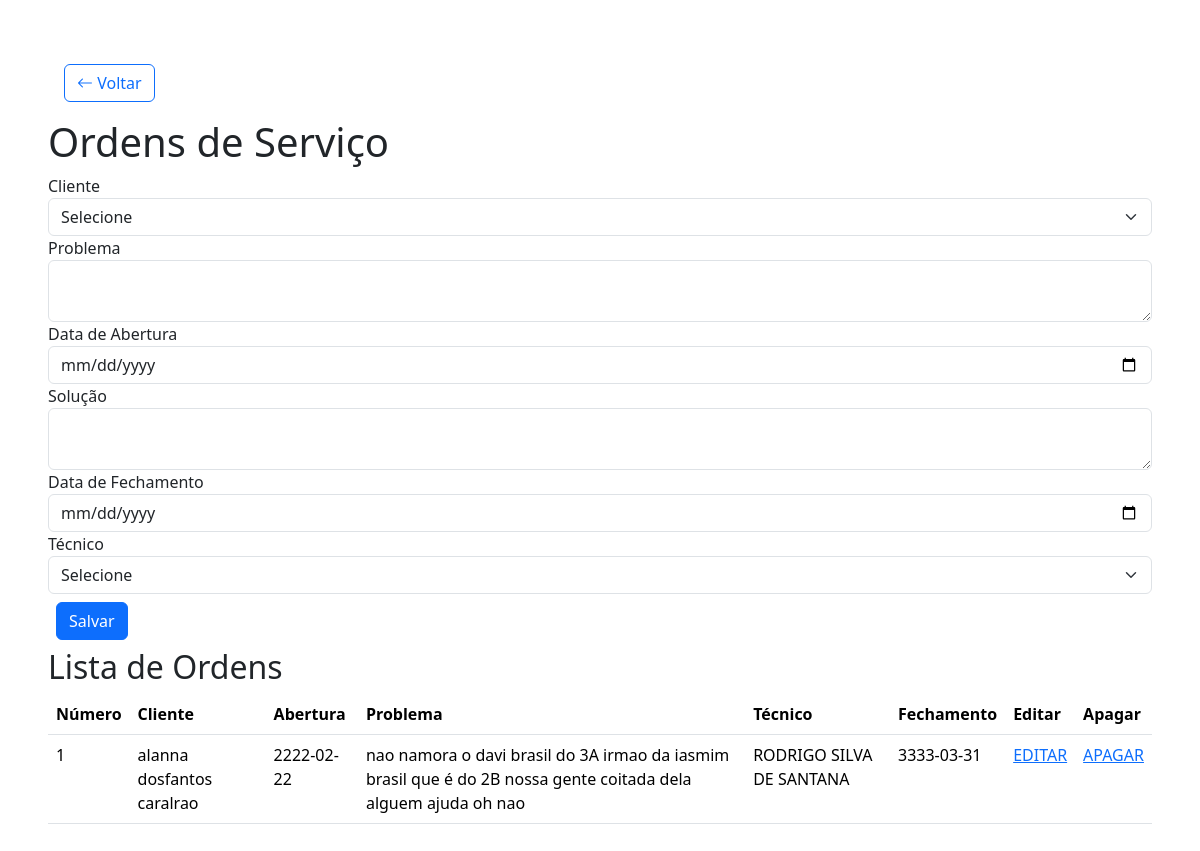
The page /ordem_servico.php on the database its author committed.
### tables this page shows
CREATE TABLE ordem_servico (numero INTEGER PRIMARY KEY AUTOINCREMENT, problema VARCHAR(50), solucao_problema VARCHAR(50), data_abertura DATE, data_fechamento INT, cliente_cpf INT, tecnico_matricula INT, FOREIGN KEY (cliente_cpf) REFERENCES CLIENTE(cliente_cpf), FOREIGN KEY (tecnico_matricula) REFERENCES TECNICO (tecnico_matricula));

CREATE TABLE cliente (cliente_cpf INT, nome VARCHAR(50), endereco VARCHAR(50), telefone CHAR(13));

CREATE TABLE tecnico (tecnico_matricula INT, nome VARCHAR(50), endereco VARCHAR(50), telefone CHAR(13), nivel_escolaridade VARCHAR(50));

### ordem_servico.php (the view, shortened to what this page needs)
<?php
include "conecta.php";
$numero = $problema = $solucao = $data_abertura = $data_fechamento = $cliente_cpf = $tecnico_matricula = "";
?>
<!DOCTYPE html>
<html>
<head>
    <link href="https://cdn.jsdelivr.net/npm/bootstrap@5.3.3/dist/css/bootstrap.min.css" rel="stylesheet">
    <link href="https://cdn.jsdelivr.net/npm/bootstrap-icons@1.11.3/font/bootstrap-icons.css" rel="stylesheet">
</head>
<body class="m-5">
    <a href="index.php" class="btn btn-outline-primary m-3"">
      <i class="bi bi-arrow-left"></i> Voltar
    </a>
<h1>Ordens de Serviço</h1>
<form method="POST" action="<?= isset($_GET['numero']) ? 'ordem_servico.php?numero=' . $_GET['numero'] : 'ordem_servico.php' ?>">
    <div><label>Cliente</label>
        <select class="form-select" name="campo_cliente" required>
            <option value="">Selecione</option>
        </select>
    </div>
    <div><label>Problema</label>
        <textarea class="form-control" name="campo_problema" required><?= htmlspecialchars($problema) ?></textarea>
    </div>
    <div><label>Data de Abertura</label>
        <input class="form-control" name="campo_abertura" type="date" required value="<?= htmlspecialchars($data_abertura) ?>">
    </div>
    <div><label>Solução</label>
        <textarea class="form-control" name="campo_solucao"><?= htmlspecialchars($solucao) ?></textarea>
    </div>
    <div><label>Data de Fechamento</label>
        <input class="form-control" name="campo_fechamento" type="date" value="<?= htmlspecialchars($data_fechamento) ?>">
    </div>
    <div><label>Técnico</label>
        <select class="form-select" name="campo_tecnico" required>
            <option value="">Selecione</option>
        </select>
    </div>
    <div><input class="btn btn-primary m-2" type="submit" value="Salvar"></div>
</form>
<h2>Lista de Ordens</h2>
<table class="table">
<tr><th>Número</th><th>Cliente</th><th>Abertura</th><th>Problema</th><th>Técnico</th><th>Fechamento</th><th>Editar</th><th>Apagar</th></tr>
<?php
$sql = "SELECT o.numero, o.problema, o.data_abertura, o.data_fechamento,
        c.nome AS cliente, t.nome AS tecnico
        FROM ordem_servico o
        JOIN cliente c ON c.cliente_cpf = o.cliente_cpf
        JOIN tecnico t ON t.tecnico_matricula = o.tecnico_matricula
        ORDER BY o.numero DESC";
foreach ($conexao->query($sql) as $linha) {
    echo "<tr>
        <td>{$linha['numero']}</td>
        <td>{$linha['cliente']}</td>
        <td>{$linha['data_abertura']}</td>
        <td>{$linha['problema']}</td>
        <td>{$linha['tecnico']}</td>
        <td>{$linha['data_fechamento']}</td>
        <td><a href='ordem_servico.php?numero={$linha['numero']}'>EDITAR</a></td>
        <td><a href='ordem_servico.php?delete_numero={$linha['numero']}'>APAGAR</a></td>
    </tr>";
}
?>
</table>
</body>
</html>

### rows shown on the page
ordem_servico: numero "1", cliente.nome "alanna dosfantos caralrao", data_abertura "2222-02-22", problema "nao namora o davi brasil do 3A irmao da iasmim brasil que é do 2B nossa gente coitada dela alguem ajuda oh nao", tecnico.nome "RODRIGO SILVA DE SANTANA", data_fechamento "3333-03-31"
